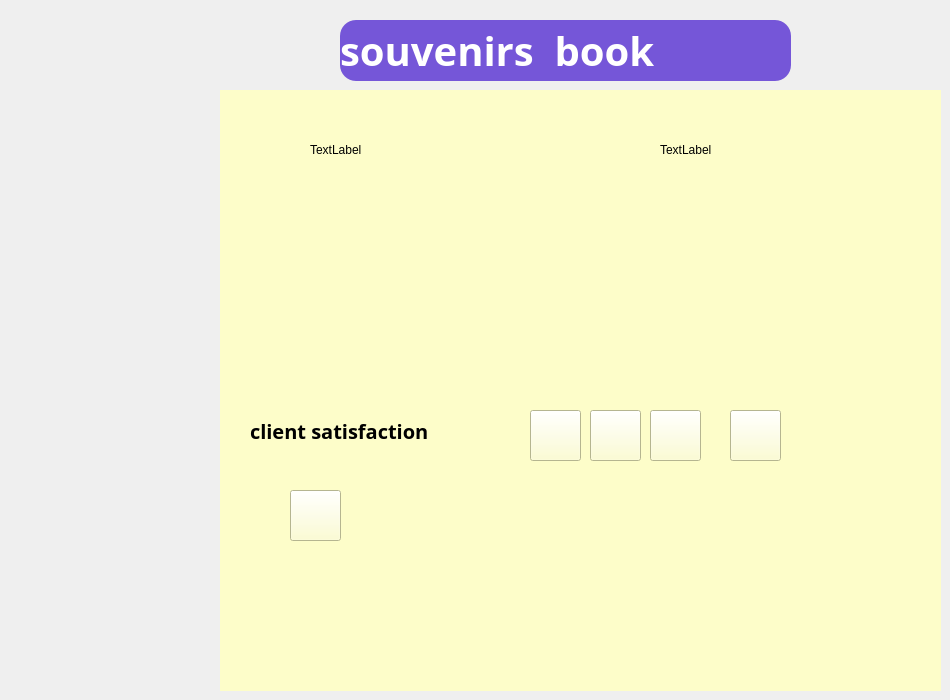
    <widget class="QWidget" name="page_13">
     <widget class="QLabel" name="title_label_18">
      <property name="geometry">
       <rect>
        <x>340</x>
        <y>20</y>
        <width>451</width>
        <height>61</height>
       </rect>
      </property>
      <property name="font">
       <font>
        <family>Script MT Bold</family>
        <pointsize>30</pointsize>
        <bold>true</bold>
       </font>
      </property>
      <property name="styleSheet">
       <string notr="true">background-color:#7556d8;
border-radius:16px;
color:white;</string>
      </property>
      <property name="text">
       <string>souvenirs  book</string>
      </property>
     </widget>
     <widget class="QStackedWidget" name="stackedWidget_3">
      <property name="geometry">
       <rect>
        <x>220</x>
        <y>90</y>
        <width>721</width>
        <height>601</height>
       </rect>
      </property>
      <property name="styleSheet">
       <string notr="true">background-color: rgb(253, 253, 201);</string>
      </property>
      <widget class="QWidget" name="page_14">
       <widget class="QLabel" name="label_149">
        <property name="geometry">
         <rect>
          <x>490</x>
          <y>80</y>
          <width>131</width>
          <height>141</height>
         </rect>
        </property>
        <property name="text">
         <string/>
        </property>
        <property name="pixmap">
         <pixmap>../../Pictures/4211763.png</pixmap>
        </property>
        <property name="scaledContents">
         <bool>true</bool>
        </property>
       </widget>
       <widget class="QLabel" name="label_150">
        <property name="geometry">
         <rect>
          <x>120</x>
          <y>90</y>
          <width>191</width>
          <height>121</height>
         </rect>
        </property>
        <property name="text">
         <string/>
        </property>
        <property name="pixmap">
         <pixmap>../../Pictures/4393677 (1).webp</pixmap>
        </property>
        <property name="scaledContents">
         <bool>true</bool>
        </property>
       </widget>
       <widget class="QLabel" name="label_151">
        <property name="geometry">
         <rect>
          <x>30</x>
          <y>320</y>
          <width>271</width>
          <height>41</height>
         </rect>
        </property>
        <property name="font">
         <font>
          <family>Segoe Fluent Icons</family>
          <pointsize>15</pointsize>
          <bold>true</bold>
         </font>
        </property>
        <property name="text">
         <string>client satisfaction</string>
        </property>
       </widget>
       <widget class="QPushButton" name="pushButton_113">
        <property name="geometry">
         <rect>
          <x>70</x>
          <y>400</y>
          <width>51</width>
          <height>51</height>
         </rect>
        </property>
        <property name="text">
         <string/>
        </property>
        <property name="icon">
         <iconset>
          <normaloff>../../Pictures/microphone-vector-icon-web-design-260nw-2334535547 (1).webp</normaloff>../../Pictures/microphone-vector-icon-web-design-260nw-2334535547 (1).webp</iconset>
        </property>
        <property name="iconSize">
         <size>
          <width>50</width>
          <height>50</height>
         </size>
        </property>
       </widget>
       <widget class="QPushButton" name="pushButton_114">
        <property name="geometry">
         <rect>
          <x>370</x>
          <y>320</y>
          <width>51</width>
          <height>51</height>
         </rect>
        </property>
        <property name="text">
         <string/>
        </property>
        <property name="icon">
         <iconset>
          <normaloff>../../Pictures/images (4).jpeg</normaloff>../../Pictures/images (4).jpeg</iconset>
        </property>
        <property name="iconSize">
         <size>
          <width>50</width>
          <height>50</height>
         </size>
        </property>
       </widget>
       <widget class="QPushButton" name="pushButton_115">
        <property name="geometry">
         <rect>
          <x>510</x>
          <y>320</y>
          <width>51</width>
          <height>51</height>
         </rect>
        </property>
        <property name="text">
         <string/>
        </property>
        <property name="icon">
         <iconset>
          <normaloff>../../Pictures/3541949.png</normaloff>../../Pictures/3541949.png</iconset>
        </property>
        <property name="iconSize">
         <size>
          <width>50</width>
          <height>50</height>
         </size>
        </property>
       </widget>
       <widget class="QPushButton" name="pushButton_116">
        <property name="geometry">
         <rect>
          <x>430</x>
          <y>320</y>
          <width>51</width>
          <height>51</height>
         </rect>
        </property>
        <property name="text">
         <string/>
        </property>
        <property name="icon">
         <iconset>
          <normaloff>../../Pictures/4181163.png</normaloff>../../Pictures/4181163.png</iconset>
        </property>
        <property name="iconSize">
         <size>
          <width>50</width>
          <height>50</height>
         </size>
        </property>
       </widget>
       <widget class="QPushButton" name="pushButton_117">
        <property name="geometry">
         <rect>
          <x>310</x>
          <y>320</y>
          <width>51</width>
          <height>51</height>
         </rect>
        </property>
        <property name="text">
         <string/>
        </property>
        <property name="icon">
         <iconset>
          <normaloff>../../Pictures/images (3).png</normaloff>../../Pictures/images (3).png</iconset>
        </property>
        <property name="iconSize">
         <size>
          <width>50</width>
          <height>50</height>
         </size>
        </property>
       </widget>
       <widget class="QLabel" name="faceDisplayLabel_2">
        <property name="geometry">
         <rect>
          <x>440</x>
          <y>50</y>
          <width>63</width>
          <height>20</height>
         </rect>
        </property>
        <property name="text">
         <string>TextLabel</string>
        </property>
       </widget>
       <widget class="QLabel" name="emotionLabel_2">
        <property name="geometry">
         <rect>
          <x>90</x>
          <y>50</y>
          <width>63</width>
          <height>20</height>
         </rect>
        </property>
        <property name="text">
         <string>TextLabel</string>
        </property>
       </widget>
      </widget>
      <widget class="QWidget" name="page_15"/>
     </widget>
    </widget>
